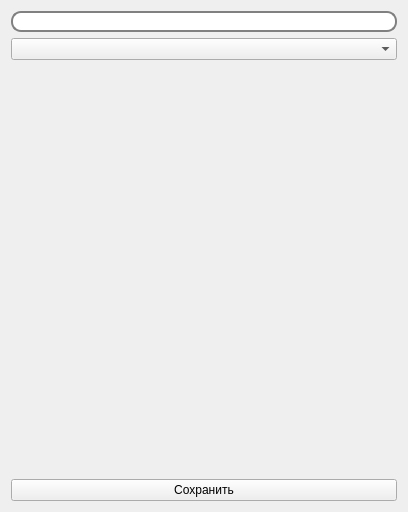
<?xml version="1.0" encoding="UTF-8"?>
<ui version="4.0">
 <class>Form</class>
 <widget class="QWidget" name="Form">
  <property name="geometry">
   <rect>
    <x>0</x>
    <y>0</y>
    <width>408</width>
    <height>512</height>
   </rect>
  </property>
  <property name="windowTitle">
   <string>Form</string>
  </property>
  <layout class="QVBoxLayout" name="verticalLayout">
   <item>
    <widget class="QLineEdit" name="LE_Title">
     <property name="font">
      <font>
       <pointsize>10</pointsize>
      </font>
     </property>
     <property name="styleSheet">
      <string notr="true">QLineEdit{
	border: 2px solid grey;
	border-radius: 10px;
}</string>
     </property>
     <property name="alignment">
      <set>Qt::AlignCenter</set>
     </property>
    </widget>
   </item>
   <item>
    <widget class="QComboBox" name="CB_Var">
     <property name="styleSheet">
      <string notr="true"/>
     </property>
    </widget>
   </item>
   <item>
    <spacer name="verticalSpacer">
     <property name="orientation">
      <enum>Qt::Vertical</enum>
     </property>
     <property name="sizeHint" stdset="0">
      <size>
       <width>20</width>
       <height>410</height>
      </size>
     </property>
    </spacer>
   </item>
   <item>
    <widget class="QPushButton" name="PB_Save">
     <property name="text">
      <string>Сохранить</string>
     </property>
    </widget>
   </item>
  </layout>
 </widget>
 <resources/>
 <connections/>
</ui>
